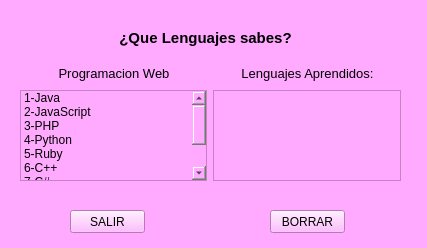
<?xml version="1.0" encoding="UTF-8"?>
<ui version="4.0">
 <class>Form</class>
 <widget class="QWidget" name="Form">
  <property name="geometry">
   <rect>
    <x>0</x>
    <y>0</y>
    <width>427</width>
    <height>248</height>
   </rect>
  </property>
  <property name="windowTitle">
   <string>Form</string>
  </property>
  <property name="styleSheet">
   <string notr="true">background-color: rgb(255, 170, 255);</string>
  </property>
  <widget class="QLabel" name="titulo">
   <property name="geometry">
    <rect>
     <x>60</x>
     <y>30</y>
     <width>291</width>
     <height>16</height>
    </rect>
   </property>
   <property name="font">
    <font>
     <pointsize>11</pointsize>
     <weight>75</weight>
     <bold>true</bold>
    </font>
   </property>
   <property name="text">
    <string>¿Que Lenguajes sabes?</string>
   </property>
   <property name="alignment">
    <set>Qt::AlignCenter</set>
   </property>
  </widget>
  <widget class="QPushButton" name="pushButton">
   <property name="geometry">
    <rect>
     <x>70</x>
     <y>210</y>
     <width>75</width>
     <height>23</height>
    </rect>
   </property>
   <property name="styleSheet">
    <string notr="true">QPushButton:hover{
	background-color: rgb(85, 170, 255);
}</string>
   </property>
   <property name="text">
    <string>SALIR</string>
   </property>
  </widget>
  <widget class="QPushButton" name="borrar">
   <property name="geometry">
    <rect>
     <x>270</x>
     <y>210</y>
     <width>75</width>
     <height>23</height>
    </rect>
   </property>
   <property name="styleSheet">
    <string notr="true">QPushButton:hover{
	background-color: rgb(255, 255, 0);
}</string>
   </property>
   <property name="text">
    <string>BORRAR</string>
   </property>
  </widget>
  <widget class="QWidget" name="">
   <property name="geometry">
    <rect>
     <x>20</x>
     <y>90</y>
     <width>381</width>
     <height>91</height>
    </rect>
   </property>
   <layout class="QHBoxLayout" name="horizontalLayout">
    <item>
     <widget class="QListWidget" name="prograW">
      <item>
       <property name="text">
        <string>1-Java</string>
       </property>
      </item>
      <item>
       <property name="text">
        <string>2-JavaScript</string>
       </property>
      </item>
      <item>
       <property name="text">
        <string>3-PHP</string>
       </property>
      </item>
      <item>
       <property name="text">
        <string>4-Python</string>
       </property>
      </item>
      <item>
       <property name="text">
        <string>5-Ruby</string>
       </property>
      </item>
      <item>
       <property name="text">
        <string>6-C++</string>
       </property>
      </item>
      <item>
       <property name="text">
        <string>7-C#</string>
       </property>
      </item>
      <item>
       <property name="text">
        <string>8-Perl</string>
       </property>
      </item>
      <item>
       <property name="text">
        <string>9-HTML</string>
       </property>
      </item>
     </widget>
    </item>
    <item>
     <widget class="QListWidget" name="lenguajesA"/>
    </item>
   </layout>
  </widget>
  <widget class="QWidget" name="">
   <property name="geometry">
    <rect>
     <x>20</x>
     <y>58</y>
     <width>381</width>
     <height>31</height>
    </rect>
   </property>
   <layout class="QHBoxLayout" name="horizontalLayout_2">
    <item>
     <widget class="QLabel" name="lbl1">
      <property name="font">
       <font>
        <pointsize>10</pointsize>
       </font>
      </property>
      <property name="text">
       <string>Programacion Web</string>
      </property>
      <property name="alignment">
       <set>Qt::AlignCenter</set>
      </property>
     </widget>
    </item>
    <item>
     <widget class="QLabel" name="lbl2">
      <property name="font">
       <font>
        <pointsize>10</pointsize>
       </font>
      </property>
      <property name="text">
       <string>Lenguajes Aprendidos:</string>
      </property>
      <property name="alignment">
       <set>Qt::AlignCenter</set>
      </property>
     </widget>
    </item>
   </layout>
  </widget>
 </widget>
 <resources/>
 <connections>
  <connection>
   <sender>pushButton</sender>
   <signal>clicked()</signal>
   <receiver>Form</receiver>
   <slot>close()</slot>
   <hints>
    <hint type="sourcelabel">
     <x>130</x>
     <y>221</y>
    </hint>
    <hint type="destinationlabel">
     <x>309</x>
     <y>247</y>
    </hint>
   </hints>
  </connection>
  <connection>
   <sender>borrar</sender>
   <signal>clicked()</signal>
   <receiver>lenguajesA</receiver>
   <slot>clear()</slot>
   <hints>
    <hint type="sourcelabel">
     <x>299</x>
     <y>217</y>
    </hint>
    <hint type="destinationlabel">
     <x>286</x>
     <y>150</y>
    </hint>
   </hints>
  </connection>
 </connections>
</ui>
